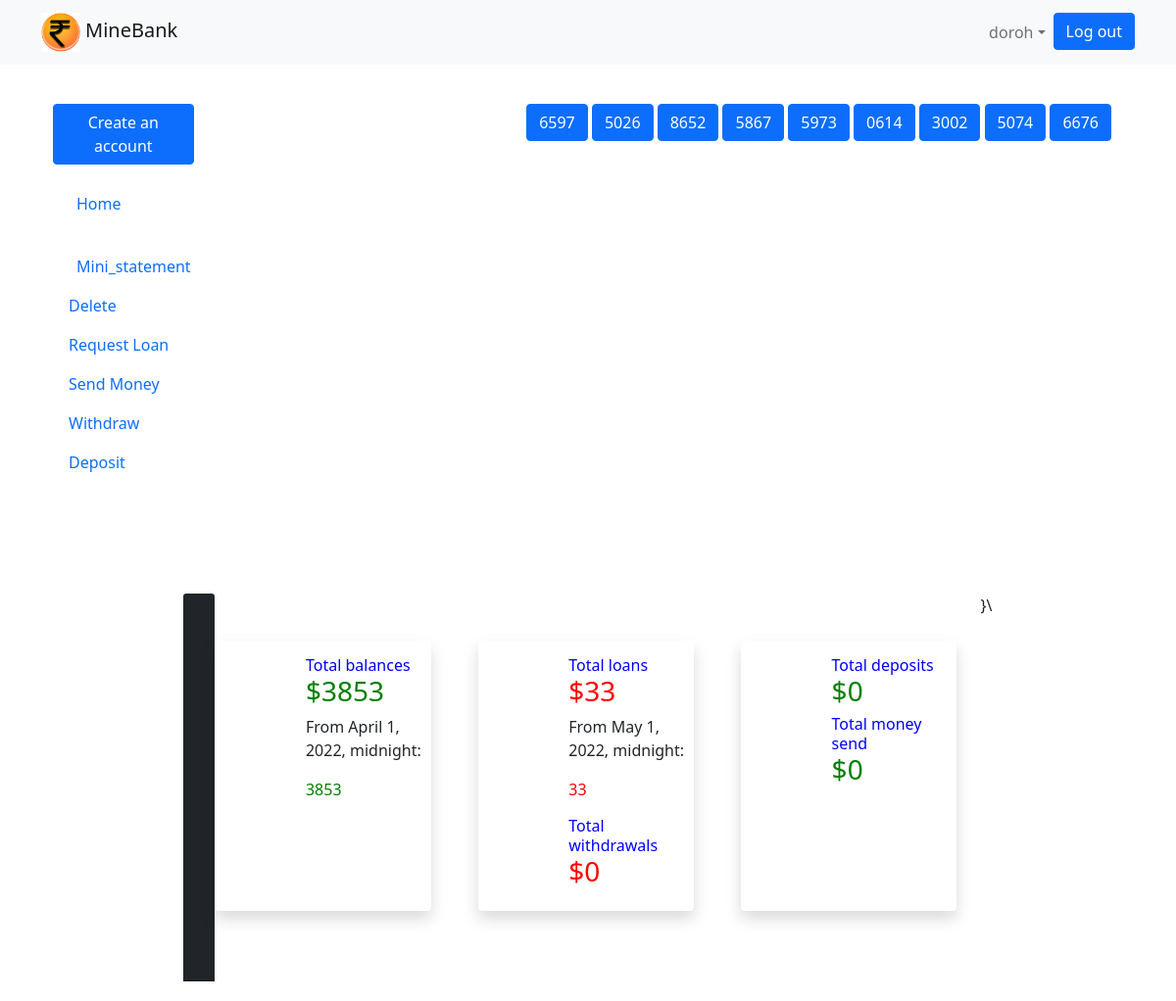
Page /dashboard/5/ (signed in) on the earlier database version.
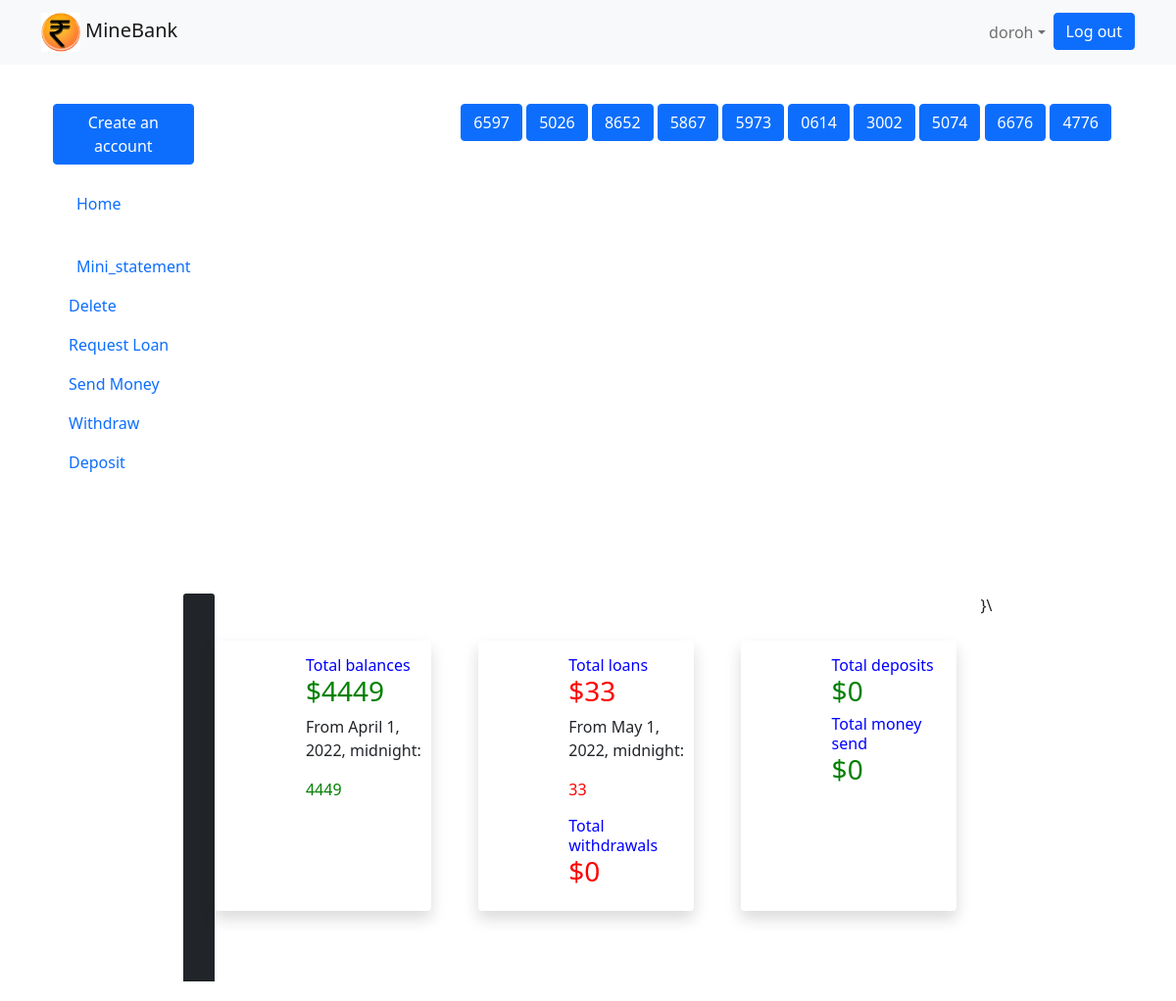
Same page on the later database version.
### branch/models.py (models this page shows)
class Account(models.Model):
    name = models.CharField(max_length=30, unique=True, default='')
    balance=models.DecimalField( max_digits=12, decimal_places=2)
    customer=models.ForeignKey(Customer, on_delete=models.CASCADE)
    timestamp = models.DateTimeField(auto_now_add = True)
    def __str__(self):
        return self.name

### branch/views.py (the view)
# urls.py: path('dashboard/<int:pk>/',views.dashboard,name='dashboard'),
def dashboard(request,pk):
    account = get_object_or_404(Account, pk=pk)
    accounts = Account.objects.filter(customer__user=request.user)
    print(accounts)
    print(account)
    accounts= Account.objects.filter(customer__user = request.user).order_by('timestamp')
    total_amount = Account.objects.filter(customer__user = request.user).filter(pk=pk).aggregate(sum=Coalesce(Sum ('balance'),Decimal(0)) )
    total_loans = Loan.objects.filter(customer__user = request.user).filter(pk=pk).aggregate(sum=Coalesce(Sum ('amount'),Decimal(0)))
    total_withdraw = Transaction.objects.filter(type='Withdrawal').filter(pk=pk).filter(account__customer__user=request.user).aggregate(sum=Coalesce(Sum ('amount'),Decimal(0)) )
    total_deposited = Transaction.objects.filter(type='Deposit').filter(pk=pk).filter(account__customer__user=request.user).aggregate(sum=Coalesce(Sum ('amount'),Decimal(0)) )
    total_transferred= Transaction.objects.filter(type='Transfer').filter(pk=pk).filter(account__customer__user=request.user).aggregate(sum=Coalesce(Sum ('amount'),Decimal(0)) )
    monthly_withdrawals = Transaction.objects.filter(type='Withdrawal').filter(pk=pk).filter(account__customer__user=request.user).annotate(month=TruncMonth('timestamp')).values('month').annotate(c=Count('id')).annotate(sum=Coalesce(Sum('amount'),Decimal(0))).values('month','sum','c')
    monthly_deposits= Transaction.objects.filter(type='Deposit').filter(pk=pk).filter(account__customer__user=request.user).annotate(month=TruncMonth('timestamp')).values('month').annotate(c=Count('id')).annotate(sum=Coalesce(Sum('amount'),Decimal(0))).values('month','sum','c')
    monthly_transfers= Transaction.objects.filter(type='Transfer').filter(pk=pk).filter(account__customer__user=request.user).annotate(month=TruncMonth('timestamp')).values('month').annotate(c=Count('id')).annotate(sum=Coalesce(Sum('amount'),Decimal(0))).values('month','sum','c')
    loans_monthly = Loan.objects.filter(customer__user = request.user).filter(pk=pk).annotate(month=TruncMonth('timestamp')).values('month').annotate(c=Count('id')).annotate(sum=Coalesce(Sum('amount'),Decimal(0))).values('month','sum','c')
    accounts_monthly = Account.objects.filter(customer__user = request.user).filter(pk=pk).annotate(month=TruncMonth('timestamp')).values('month').annotate(c=Count('id')).annotate(sum=Coalesce(Sum('balance'),Decimal(0))).values('month','sum','c')
    return render(request, 'dashboard.html',{'account':account,"accounts":accounts, "total_withdraw":total_withdraw,"total_transferred":total_transferred, "total_deposited":total_deposited, "loans_monthly":loans_monthly,"monthly_transfers":monthly_transfers, "monthly_deposits":monthly_deposits, "monthly_withdrawals":monthly_withdrawals, "accounts_monthly":accounts_monthly , "total_loans":total_loans, "total_amount":total_amount})

### templates/dashboard.html (shortened to what the changed rows need)
{% extends 'base.html' %}
{% load static%}
  {% block content%}
{% include 'list.html'%}
<main style="margin-top:50px; height:auto; width:auto; padding: 20px 0; "">
  <div class="pt-4 my-container active-cont d-flex justify-content-center">
    <section class="py-5  " style="height:auto" id="dashboard">
      <div class="row  gx-5 h-100">
          <div class="col-12  col-sm-6 col-xl-4 mb-4">
              <div class="card border-0 h-100  shadow">
                  <div class="card-body  ">
                      <div class=" row d-block d-xl-flex align-items-center">
                          <div class=" col-12 col-xl-7 px-xl-0">
                                  <h2 class="h6 text-gray-400 mb-0" style="color:blue">Total balances</h2>
                                  <h3 class="fw-extrabold mb-2" style="color:green" >${{total_amount.sum}}</h3>
                                  <div class="">
                                    {%for account_monthly  in accounts_monthly %}
                                    <p> From {{account_monthly.month}}:</p>
                                    <p style="color:green" >{{account_monthly.sum}}</p>
                                    {% endfor%}
                              </div>
                          </div>
                      </div>
                  </div>
              </div>
          </div>
          <div class="col-12 col-sm-6 col-xl-4 mb-4">
              <div class="card border-0 h-100 shadow">
                  <div class="card-body">
                      <div class="row d-block d-xl-flex align-items-center">
                          <div class="col-12 col-xl-7 px-xl-0">
                                <h2 class="h6 text-gray-400 mb-0" style="color:blue">Total loans</h2>
                                <div class="">
                                  {%for loan_monthly  in loans_monthly %}
                                  <p>From {{loan_monthly.month}}:</p>
                                  <p style="color:red" >{{loan_monthly.sum}}</p>
                                  {% endfor%}
                                </div>
                                <h2 class="h6 text-gray-400 mb-0" style="color:blue"> Total withdrawals</h2>
                                </div>
                          </div>
                      </div>
                  </div>
              </div>
          <div class="col-12 col-sm-6 col-xl-4 mb-4">
              <div class="card border-0 h-100 shadow">
                  <div class="card-body ">
                      <div class="row d-block d-xl-flex align-items-center">
                          <div class="col-12 col-xl-7 px-xl-0">
                                  <h2 class="h6 text-gray-400 mb-0" style="color:blue"> Total deposits</h2>
                                  <h2 class="h6 text-gray-400 mb-0" style="color:blue"> Total money send</h2>
                          </div>
                      </div>
                  </div>
              </div>
          </div>
      </div>
      </section>
</div>
</main>
{% endblock%}

### templates/list.html (shortened to what this page needs)
{% extends 'base.html' %}
{% block content %}
<div class="Sidebar active-nav d-flex justify-content-center flex-wrap flex-column" id="sidebar">
 <ul class="nav flex-column text-white w-100">
   <a href="#" class="nav-link h3 text-white my-2">
     </a>
<div class=" d-flex mt-3">
    <a href="{% url 'create'%}" class="btn btn-primary ">Create an account</a>
<div class="container d-flex justify-content-center ms-auto">
   <ul class="navbar-nav ms-auto">
     <li class="nav-item active">
         <li class="nav-item">
           {%for account in accounts%}
           <a class="btn btn-primary" href="{% url 'dashboard' account.pk%}">{{account}}</a>
           {%endfor%}
             </li>
       </ul>
</div>
</div>
{% endblock%}

Differences in the rows shown:
added Account: name "4776"
Other differences:
{{ total_amount.sum }}: "3853" → "4449"
new list line: "From April 1, 2022, midnight : 4449"
list line gone: "From April 1, 2022, midnight : 3853"
